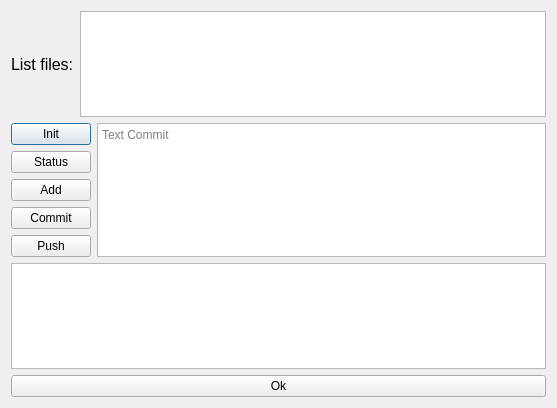
<?xml version="1.0" encoding="UTF-8"?>
<ui version="4.0">
 <class>GitWidget</class>
 <widget class="QDialog" name="GitWidget">
  <property name="geometry">
   <rect>
    <x>0</x>
    <y>0</y>
    <width>557</width>
    <height>408</height>
   </rect>
  </property>
  <property name="windowTitle">
   <string>GitWidget</string>
  </property>
  <layout class="QVBoxLayout" name="verticalLayout_2">
   <item>
    <layout class="QHBoxLayout" name="horizontalLayout">
     <item>
      <widget class="QLabel" name="label">
       <property name="font">
        <font>
         <pointsize>12</pointsize>
        </font>
       </property>
       <property name="text">
        <string>List files:</string>
       </property>
      </widget>
     </item>
     <item>
      <widget class="QListWidget" name="listWidget"/>
     </item>
    </layout>
   </item>
   <item>
    <layout class="QHBoxLayout" name="horizontalLayout_2">
     <item>
      <layout class="QVBoxLayout" name="verticalLayout">
       <item>
        <widget class="QPushButton" name="buttonInit">
         <property name="text">
          <string>Init</string>
         </property>
        </widget>
       </item>
       <item>
        <widget class="QPushButton" name="buttonStatus">
         <property name="text">
          <string>Status</string>
         </property>
        </widget>
       </item>
       <item>
        <widget class="QPushButton" name="buttonAdd">
         <property name="text">
          <string>Add</string>
         </property>
        </widget>
       </item>
       <item>
        <widget class="QPushButton" name="buttonCommit">
         <property name="text">
          <string>Commit</string>
         </property>
        </widget>
       </item>
       <item>
        <widget class="QPushButton" name="buttonPush">
         <property name="text">
          <string>Push</string>
         </property>
        </widget>
       </item>
      </layout>
     </item>
     <item>
      <widget class="QTextEdit" name="Commit">
       <property name="placeholderText">
        <string>Text Commit</string>
       </property>
      </widget>
     </item>
    </layout>
   </item>
   <item>
    <widget class="QListWidget" name="Log"/>
   </item>
   <item>
    <widget class="QPushButton" name="Button_OK">
     <property name="text">
      <string>Ok</string>
     </property>
    </widget>
   </item>
  </layout>
 </widget>
 <resources/>
 <connections>
  <connection>
   <sender>buttonCommit</sender>
   <signal>clicked()</signal>
   <receiver>GitWidget</receiver>
   <slot>gitCommit()</slot>
   <hints>
    <hint type="sourcelabel">
     <x>48</x>
     <y>219</y>
    </hint>
    <hint type="destinationlabel">
     <x>278</x>
     <y>203</y>
    </hint>
   </hints>
  </connection>
  <connection>
   <sender>Button_OK</sender>
   <signal>clicked()</signal>
   <receiver>GitWidget</receiver>
   <slot>close()</slot>
   <hints>
    <hint type="sourcelabel">
     <x>278</x>
     <y>387</y>
    </hint>
    <hint type="destinationlabel">
     <x>278</x>
     <y>203</y>
    </hint>
   </hints>
  </connection>
 </connections>
 <slots>
  <slot>gitCommit()</slot>
 </slots>
</ui>
